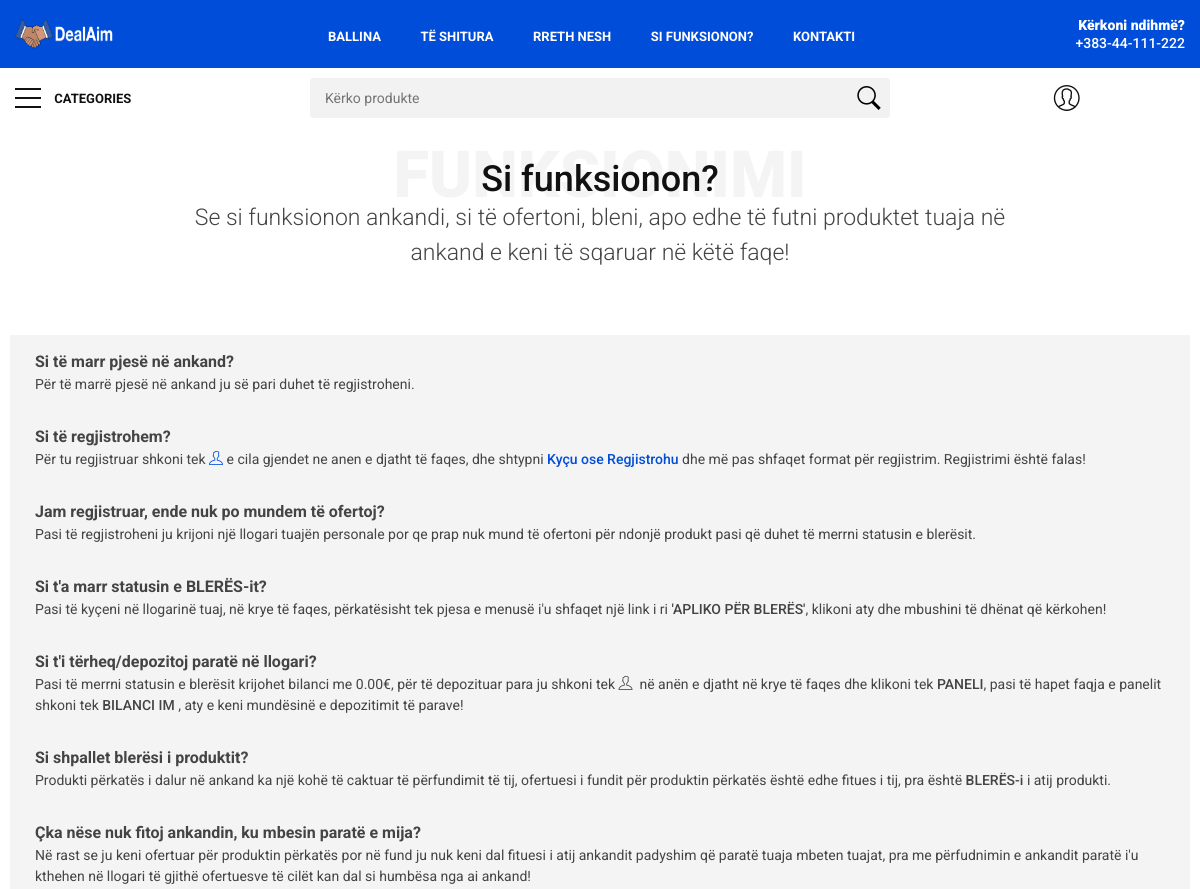
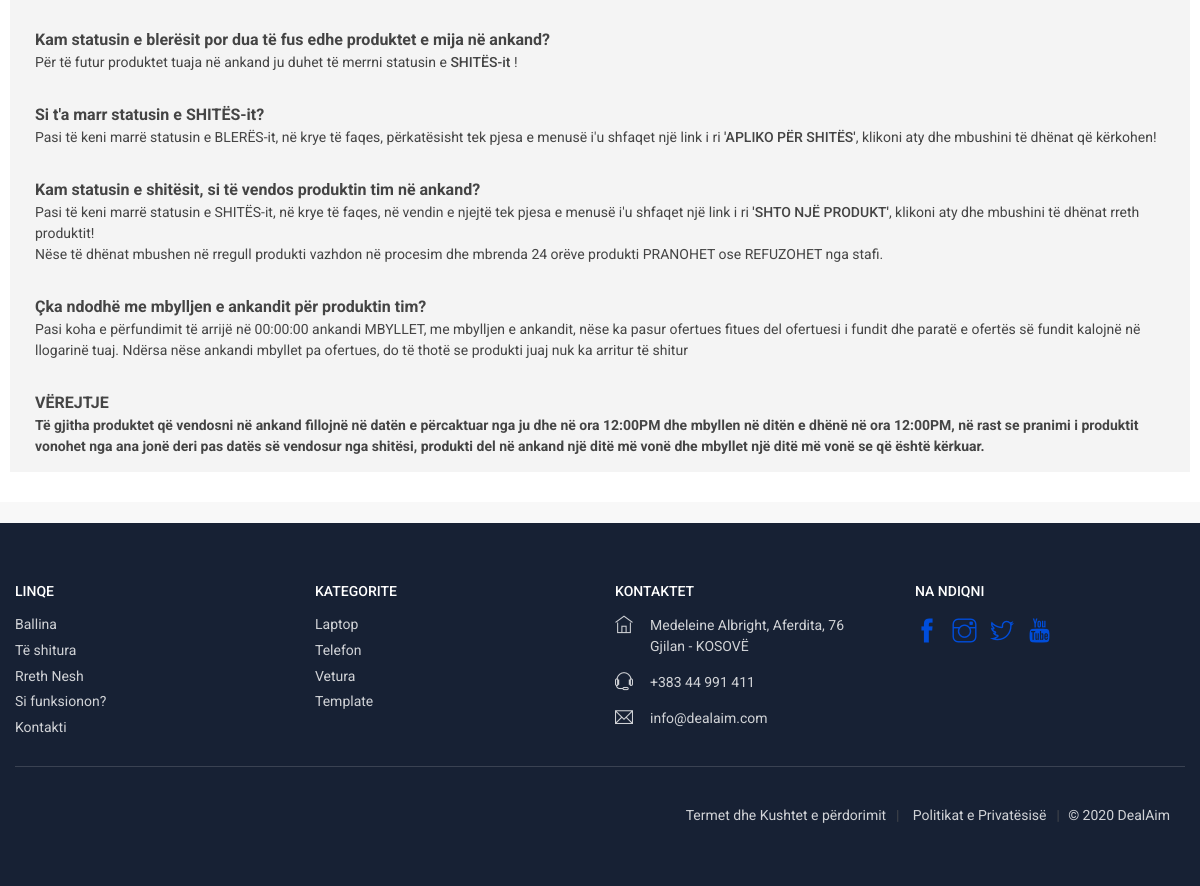
The app's page /faq.php with its own data (2 pictures, top to bottom).
### tables this page shows
CREATE TABLE `faq` (
  `faq_id` int(11) NOT NULL,
  `faq_data` varchar(10000) NOT NULL
);

CREATE TABLE `footer` (
  `footer_id` int(11) NOT NULL,
  `footer_title` varchar(150) DEFAULT NULL,
  `footer_link` varchar(50) DEFAULT NULL,
  `footer_layout` varchar(20) NOT NULL
);

CREATE TABLE `categories` (
  `cat_id` int(20) NOT NULL,
  `cat_title` varchar(50) NOT NULL,
  `cat_link` varchar(50) NOT NULL,
  `parent_id` bigint(20) NOT NULL
);

### db.php (called while the page is built, shortened)
<?php
    function db(){
        static $conn;
        if($conn == null){
            $conn = mysqli_connect("localhost", "root", "", "dealaim");
        }
        return $conn;
    }
    function prep_stmt($query, $args = NULL, $types = NULL)
	{
		$conn = db();
		$select = false;
		$query2 = explode(" ", $query)[0];
		if($query2 == "SELECT"){
			$select = true;
		}
		$query = mysqli_prepare($conn, "$query");
		if(!is_null($args)){
			if(is_array($args)) {
				$stmt_bp = mysqli_stmt_bind_param($query, $types, ...$args);
			} else {
				$stmt_bp = mysqli_stmt_bind_param($query, $types, $args);
			}
		}
		$stmt_exec = mysqli_stmt_execute($query);
		$result = mysqli_stmt_get_result($query);
		if($select){
			return $result;
		}
		else {
			return mysqli_stmt_affected_rows($query);
		}
	}
?>

### faq.php (the view)
<?php
    require_once "db.php";
?>
<?php require "header.php"; ?>
<main>
    <div class="container margin_30">
        <div class="row small-gutters ">
            <div class="main_title">
                <h2>Si funksionon?</h2>
                <span>FUNKSIONIMI</span>
                <p>Se si funksionon ankandi, si të ofertoni, bleni, apo edhe të futni produktet tuaja në ankand e keni të sqaruar në këtë faqe!</p>
            </div>
            <div class="col-md-12 auc_function" style="padding: 15px 25px 15px 25px !important;">
                <?php
                    $faq_select = prep_stmt("SELECT * FROM faq ORDER BY faq_id DESC", null,null);
                    if(mysqli_num_rows($faq_select) > 0){
                        while($row = mysqli_fetch_array($faq_select)){
                            echo $row['faq_data'];
                        }
                    }
                ?>
            </div>
        </div>
    </div>
</main>
<?php require "footer.php"; ?>

### footer.php (shortened to what this page needs)
<?php
   require_once 'db.php';
?>
<footer class="revealed">
    <div class="container">
        <div class="row">
            <div class="col-lg-3 col-md-6">
                <h3 data-target="#collapse_1">Linqe</h3>
                <div class="collapse dont-collapse-sm links" id="collapse_1">
                    <ul>
                    <?php
                        $sel_foot_links = prep_stmt("SELECT * FROM footer WHERE footer_layout = ? order by footer_id desc limit 5","links","s");
                        if(mysqli_num_rows($sel_foot_links) > 0){
                            while($row_foot_links = mysqli_fetch_array($sel_foot_links)){
                    ?>
                            <li><a href="<?php echo $row_foot_links['footer_link'] ?>"><?php echo $row_foot_links['footer_title'] ?></a></li>
                    <?php } }?>
                    </ul>
                </div>
            </div>
            <div class="col-lg-3 col-md-6">
                <h3 data-target="#collapse_2">Kategorite</h3>
                <div class="collapse dont-collapse-sm links" id="collapse_2">
                    <ul>
                    <?php
                        $sel_cat_footer = prep_stmt("SELECT * FROM categories WHERE parent_id != ? order by cat_id limit 5", 0, "i");
                        while($row_cat_footer = mysqli_fetch_array($sel_cat_footer)){
                    ?>
                        <li><a href="<?php echo $row_cat_footer['cat_link']?>?sub_cat=<?php echo $row_cat_footer['cat_id']?>"><?php echo $row_cat_footer['cat_title']; ?></a></li>
                    <?php } ?>
                    </ul>
                </div>
            </div>
            <div class="col-lg-3 col-md-6">
                <h3 data-target="#collapse_3">Kontaktet</h3>
                <div class="collapse dont-collapse-sm contacts" id="collapse_3">
                    <ul>
                    <?php
                        $sel_foot_contacts = prep_stmt("SELECT * FROM footer WHERE footer_layout = ? order by footer_id desc limit 5","contacts","s");
                        if(mysqli_num_rows($sel_foot_contacts) > 0){
                            while($row_foot_contacts = mysqli_fetch_array($sel_foot_contacts)){
                    ?>
                        <li><?php echo $row_foot_contacts['footer_link'] ?><?php echo $row_foot_contacts['footer_title'] ?></li>
                    <?php } }?>
                    </ul>
                </div>
            </div>
            <div class="col-lg-3 col-md-6">
                <h3 data-target="#collapse_4">Na ndiqni</h3>
                <div class="collapse dont-collapse-sm" id="collapse_4">
                    <div class="follow_us">
                        <ul>
                        <?php
                            $sel_foot_icons = prep_stmt("SELECT * FROM footer WHERE footer_layout = ? order by footer_id desc limit 5","icons","s");
                            if(mysqli_num_rows($sel_foot_icons) > 0){
                                while($row_foot_icons = mysqli_fetch_array($sel_foot_icons)){
                        ?>
                            <li>
                                <a href="<?php echo $row_foot_icons['footer_link'] ?>" target="_blank" style="font-size:1.5rem"><?php echo $row_foot_icons['footer_title'] ?></a>
                            </li>
                        <?php } } ?>
                        </ul>
                    </div>
                </div>
            </div>
        </div>
        <hr>
        <div class="row add_bottom_25">
            <div class="col-lg-6">
            </div>
            <div class="col-lg-6">
                <ul class="additional_links">
                    <li><a href="terms_and_conditions.php">Termet dhe Kushtet e përdorimit</a></li>
                    <li><a href="privacy.php">Politikat e Privatësisë</a></li>
                    <li><span>© 2020 DealAim</span></li>
                </ul>
            </div>
        </div>
    </div>
</footer>
</div>
</body>
</html>

### header.php (style rules this page uses)
.auc_function { background-color: #f4f4f4; }
.quest_auc { font-size:1rem; }

### records on screen
faq: faq_data "Si të marr pjesë në ankand? Për të marrë pjesë në ankand ju së pari duhet të regjistroheni. Si të regjistrohem? Për tu regjistruar shkoni tek e cila gjendet ne anen e djatht të faqes, dhe shtypni Kyçu ose Regjistrohu dhe më pas shfaqet format për regjistrim. Regjistrimi është falas! Jam regjistruar, ende nuk po mundem të ofertoj? Pasi të regjistroheni ju krijoni një llogari tuajën personale por qe prap nuk mund të ofertoni për ndonjë produkt pasi që duhet të merrni statusin e blerësit. Si t'a marr statusin e BLERËS-it? Pasi të kyçeni në llogarinë tuaj, në krye të faqes, përkatësisht tek pjesa e menusë i'u shfaqet një link i ri 'APLIKO PËR BLERËS' , klikoni aty dhe mbushini të dhënat që…"
footer: footer_title "Ballina"
footer: footer_title "Të shitura"
footer: footer_title "Rreth Nesh"
footer: footer_title "Si funksionon?"
footer: footer_title "Kontakti"
categories: cat_title "Laptop"
categories: cat_title "Telefon"
categories: cat_title "Vetura"
categories: cat_title "Template"
footer: footer_title "Medeleine Albright, Aferdita, 76 Gjilan - KOSOVË"
footer: footer_title "+383 44 991 411"
footer: footer_title "info@dealaim.com"
